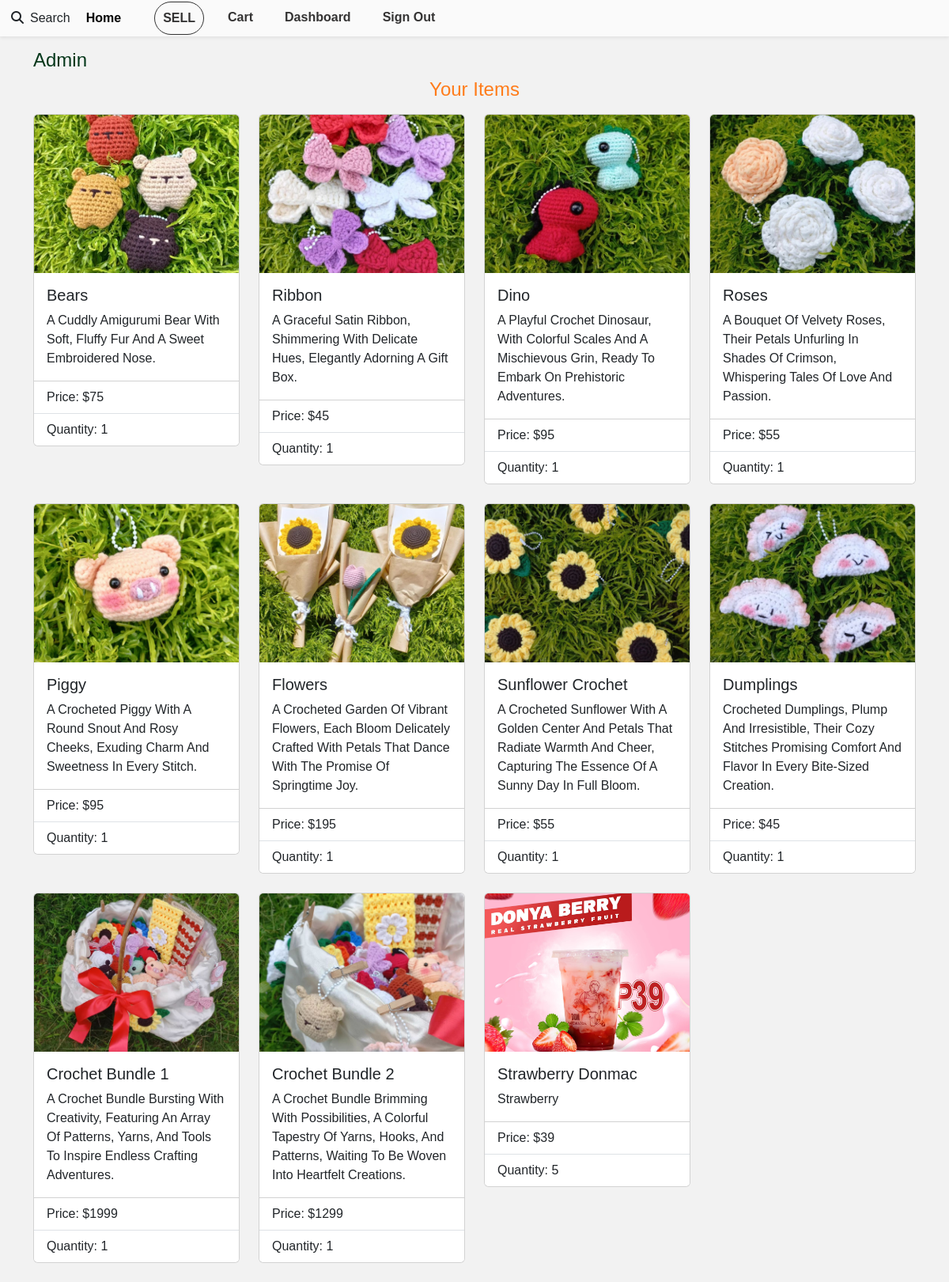
The page /dashboard/index/ (signed in) on the database its author committed.
### product/models.py (models this page shows, shortened)
class Product(models.Model):
    CATEGORIES = (
        ('Crochets', 'Crochets'),
        ('Crochet Bundles', 'Crochet Bundles'),
        ('Donmac', 'Donmac')
    )
    STARS = (
        ('1', '1'),
        ('2', '2'),
        ('3', '3'),
        ('4', '4'),
        ('5', '5')
    )
    owner = models.ForeignKey(User, on_delete=models.CASCADE)
    name = models.CharField(max_length=30)
    category = models.CharField(max_length=25, default="crochets", choices=CATEGORIES)
    quantity = models.IntegerField(default=5)
    description = models.CharField(max_length=200)
    image = models.ImageField(upload_to="products")
    price = models.IntegerField()
    star = models.CharField(max_length=15, default='1', choices=STARS)
    location = models.CharField(max_length=50)
    unit_price = models.DecimalField(max_digits=10, decimal_places=2, blank=True, null=True)

### dashboard/views.py (the view)
# urls.py: path('index/', views.index, name='index')
def index(request):
    products = Product.objects.filter(owner=request.user)
    return render(request, 'dashboard/index.html', {'products': products})

### dashboard/templates/dashboard/index.html
{% extends 'Account/base.html' %}
{% block content %}
<div class="container">
    <h1 class="text-capitalize mt-3 mb-2" style="color:#04371a; font-size: 24px;">{{ request.user.username }}</h1>
    <h3 class="text-capitalize mb-3 text-center" style="color:#ff7c1a; font-size: 24px;">your items</h3>
    <div class="row">
        {% for product in products %}
            <div class="col-md-3">
                <a class="text-decoration-none" href="{% url 'product:product_details' product.id %}">
                <div class="card mb-4 text-capitalize">
                    <img src="{{ product.image.url }}" class="card-img-top" alt="{{ product.name }}" style="height: 200px; object-fit: cover; width: 100%;">
                    <div class="card-body">
                        <h5 class="card-title">{{ product.name }}</h5>
                        <p class="card-text">{{ product.description }}</p>
                    </div>
                    <ul class="list-group list-group-flush">
                        <li class="list-group-item">Price: ${{ product.price }}</li>
                        <li class="list-group-item">Quantity: {{ product.quantity }}</li>
                    </ul>
                </div>
                </a>
            </div>
        {% endfor %}
    </div>
</div>
{% endblock %}

### Account/templates/Account/base.html (style rules this page uses)
body, p, h1, h2, h3, h4, h5, h6, span, div, a, li, ul, ol, button, input, select, textarea { font-family: 'Montserrat', sans-serif; }
body { background-color: #f2f2f2; background-repeat: no-repeat; background-size: cover; }

### rows shown on the page
Product: image (picture), name "Bears", description "A Cuddly Amigurumi Bear With Soft, Fluffy Fur And A Sweet Embroidered Nose.", price "75", quantity "1"
Product: image (picture), name "Ribbon", description "A Graceful Satin Ribbon, Shimmering With Delicate Hues, Elegantly Adorning A Gift Box.", price "45", quantity "1"
Product: image (picture), name "Dino", description "A Playful Crochet Dinosaur, With Colorful Scales And A Mischievous Grin, Ready To Embark On Prehistoric Adventures.", price "95", quantity "1"
Product: image (picture), name "Roses", description "A Bouquet Of Velvety Roses, Their Petals Unfurling In Shades Of Crimson, Whispering Tales Of Love And Passion.", price "55", quantity "1"
Product: image (picture), name "Piggy", description "A Crocheted Piggy With A Round Snout And Rosy Cheeks, Exuding Charm And Sweetness In Every Stitch.", price "95", quantity "1"
Product: image (picture), name "Flowers", description "A Crocheted Garden Of Vibrant Flowers, Each Bloom Delicately Crafted With Petals That Dance With The Promise Of Springtime Joy.", price "195", quantity "1"
Product: image (picture), name "Sunflower Crochet", description "A Crocheted Sunflower With A Golden Center And Petals That Radiate Warmth And Cheer, Capturing The Essence Of A Sunny Day In Full Bloom.", price "55", quantity "1"
Product: image (picture), name "Dumplings", description "Crocheted Dumplings, Plump And Irresistible, Their Cozy Stitches Promising Comfort And Flavor In Every Bite-Sized Creation.", price "45", quantity "1"
Product: image (picture), name "Crochet Bundle 1", description "A Crochet Bundle Bursting With Creativity, Featuring An Array Of Patterns, Yarns, And Tools To Inspire Endless Crafting Adventures.", price "1999", quantity "1"
Product: image (picture), name "Crochet Bundle 2", description "A Crochet Bundle Brimming With Possibilities, A Colorful Tapestry Of Yarns, Hooks, And Patterns, Waiting To Be Woven Into Heartfelt Creations.", price "1299", quantity "1"
Product: image (picture), name "Strawberry Donmac", description "Strawberry", price "39", quantity "5"

### other values the page prints
{{ request.user.username }} "Admin"
